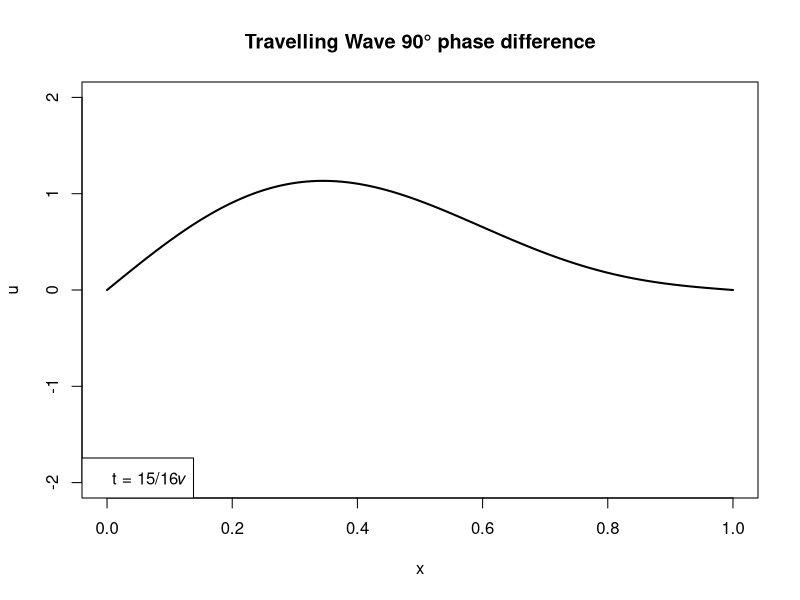

This chart was generated by the following R code:
# Assuming
L <- 1

# X-axis and Y-axis values
x_values <- seq(0, L, length.out = 1000)
u_values <- 0.924 * sin(pi * x_values / L) + 0.383 * sin(2 * pi * x_values / L)

# Final plot
plot(x_values, u_values, type = "l", lwd = 2, xlim = c(0, L), ylim = c(-2, 2), 
     xlab = "x", ylab = "u", main = "Travelling Wave 90° phase difference")
# Label
legend("bottomleft", legend = "t = 15/16𝜈")